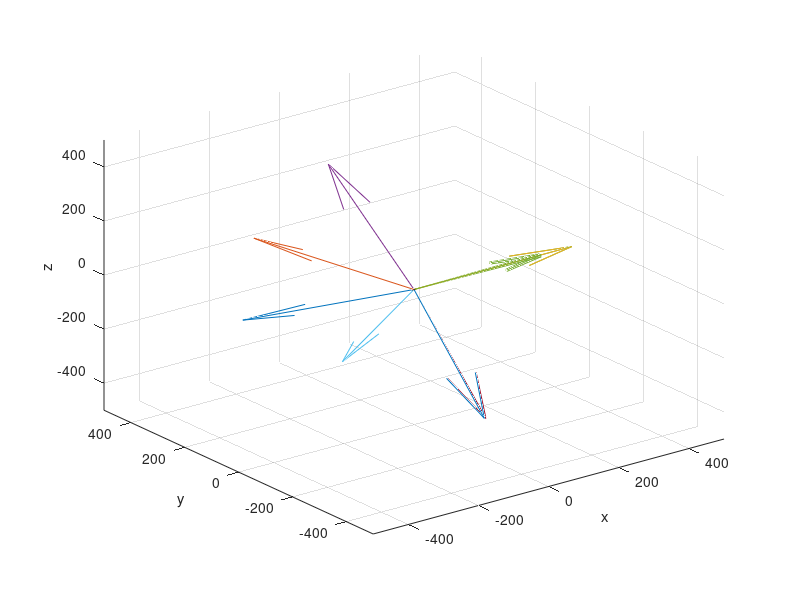

The MATLAB script that drew this image:
clear all;
close all;
clc;

mu = 1;
a  = 1;
c = 1000;

% S = [10000, 0, 0;
%     0, 10000, 0;
%     0, 0, 10000;
%     10000, 10000, 10000];

% S = [500, 9000, 10000;
%     10000, 9000, 500;
%     9000, 500, 10000;
%     10000, 10000, 10000];

% S = [10000, 1000, 0;
%     1000, 10000, 1000;
%     11000, 500, 500;
%     500, 11000, 500;
%     10000, 500, 1500];
S = [10000, 000, 0;
    1000, 10000, 1000;
    11000, 500, 500;
    500, 11000, 500];

S = [10000, -100, 100;
    10000, 100, -100;
    10000, -100, -100;
    10000, 100, 100];

xt = [1000,1000,1000];

t = vecnorm(S-xt,2,2)/c + [0.01;0.01;0.01;0.01];

x0 = [900;
    800;
    900];



rho = t*c;



for i=1:10
S-x0';
dp = vecnorm(S - x0',2,2) - c*t 

% dp2 = vecnorm(S2 - x02',2,2) - c*t2; 

% A = [(x0(1)-S(1,1))/rho(1),(x0(2)-S(1,2))/rho(1),(x0(3)-S(1,3))/rho(1),c;
%      (x0(1)-S(2,1))/rho(2),(x0(2)-S(2,2))/rho(2),(x0(3)-S(2,3))/rho(2),c;
%      (x0(1)-S(3,1))/rho(3),(x0(2)-S(3,2))/rho(3),(x0(3)-S(3,3))/rho(3),c;
%      (x0(1)-S(4,1))/rho(4),(x0(2)-S(4,2))/rho(4),(x0(3)-S(4,3))/rho(4),c;
%      (x0(1)-S(5,1))/rho(5),(x0(2)-S(5,2))/rho(5),(x0(3)-S(5,3))/rho(5),c];
 
 A = [(x0(1)-S(1,1))/rho(1),(x0(2)-S(1,2))/rho(1),(x0(3)-S(1,3))/rho(1),c;
     (x0(1)-S(2,1))/rho(2),(x0(2)-S(2,2))/rho(2),(x0(3)-S(2,3))/rho(2),c;
     (x0(1)-S(3,1))/rho(3),(x0(2)-S(3,2))/rho(3),(x0(3)-S(3,3))/rho(3),c;
     (x0(1)-S(4,1))/rho(4),(x0(2)-S(4,2))/rho(4),(x0(3)-S(4,3))/rho(4),c];
 
 

 
 
dx = inv(A'*A)*A'*dp
% dx2 = inv(A2'*A2)*A2'*dp2;

x0 = x0-dx(1:3);
% x02 = x02-dx2(1:3);
end


x0
C = inv(A'*A);
eig(C)
sum(eig(C))

e = eig(C)

% C2 = inv(A2'*A2);
% eigs(C2)
% sum(eig(C2))

%%
p = 0.5 - rand(50000,3);
p = [p;0,0.5,0.5];
p = 1*p./vecnorm(p,2,2);


m=[];
M=[];
d=[];
R=[];
s=[];
s2=[];
o =[];
Q = [eye(3),zeros(3,1);
    zeros(1,3),1];
%  Q = eye(1);

T = [eye(3),zeros(3,1)];
P = T*inv(A'*A)*T';
for i=1:length(p)
     
     rh = norm(x0 - 10000*p(i,:)');
     
     A2 = [(x0(1)-S(1,1))/rho(1),(x0(2)-S(1,2))/rho(1),(x0(3)-S(1,3))/rho(1),c;
     (x0(1)-S(2,1))/rho(2),(x0(2)-S(2,2))/rho(2),(x0(3)-S(2,3))/rho(2),c;
     (x0(1)-S(3,1))/rho(3),(x0(2)-S(3,2))/rho(3),(x0(3)-S(3,3))/rho(3),c;
     (x0(1)-S(4,1))/rho(4),(x0(2)-S(4,2))/rho(4),(x0(3)-S(4,3))/rho(4),c
     (x0(1)-10000*p(i,1))/rh,(x0(2)-10000*p(i,2))/rh,(x0(3)-10000*p(i,3))/rh,c];

%     P = inv(A'*A);
%     Q = [p(i,:)';0]*[p(i,:),0];
%     K = P*Q'*inv(Q*P*Q' + eye(4));
%     CC = P-K*(Q*P*Q'+eye(4))*K';
        
    Q = p(i,:)'*p(i,:);
    K = P*Q'*inv(Q*P*Q' + eye(3));
    CC = P-K*(Q*P*Q'+eye(3))*K';
    
     m = [m;det(CC)];
     
     M = [M;trace(inv(T*A2'*A2*T'))];
     
     R = [R;det((T*A2'*A2*T'))];
     
     e = eigs(T*A2'*A2*T');
     
     s = [s;min(e)];
     % m = [m;trace(CC)];
%     m = [m;det(inv(CC))];
%     M = [M;(det((Q*B'*B)))];
%     
%     R = [R;(det(inv(T*A'*A*T' + p(i,:)'*p(i,:))))];
%     
%     ss = [ss;sum(svd(B'*B))];
%     s2 = [s2;sum(svd(T*A'*A*T' + p(i,:)'*p(i,:)))];


    
end

[MM1,im] = min(m);
[Mm1,iM] = max(m);

[MM2,Im] = min(M);
[Mm2,IM] = max(M);
% 
[Rm,iR] = min(R);
[Rm,IR] = max(R);
% 
[Sm,is] = min(s);
[SM,Is] = max(s);
% 
% [Sm2,is2] = min(s2);
% [SM2,Is2] = max(s2);
% 
% [om,io] = min(o);
% [oM,Io] = max(o);
% 

p(Im,:)
% p(IM,:)
% p(im,:)
p(iM,:)
% p(iR,:)
p(IR,:)
% 
% p(is,:)
p(Is,:)
% 
% p(is2,:)
% p(Is2,:)
% 
% p(io,:)
% p(Io,:)
% 
% Cc = (A'*A);
% E = eig(Cc)
%%
ss  = 2*S./vecnorm(S,2,2);


%%
close all;
z = zeros(4,1);
zz = zeros(1000,1);
figure()
quiver3(0,0,0,500*p(Im,1),500*p(Im,2),500*p(Im,3));hold on
quiver3(0,0,0,500*p(IM,1),500*p(IM,2),500*p(IM,3));hold on;
quiver3(0,0,0,500*p(im,1),500*p(im,2),500*p(im,3));hold on;
quiver3(0,0,0,500*p(iM,1),500*p(iM,2),500*p(iM,3));hold on;
quiver3(0,0,0,500*p(iR,1),500*p(iR,2),500*p(iR,3));hold on;
quiver3(0,0,0,500*p(IR,1),500*p(IR,2),500*p(IR,3));hold on;
quiver3(0,0,0,500*p(Is,1),500*p(Is,2),500*p(Is,3));hold on;
quiver3(0,0,0,500*p(is,1),500*p(is,2),500*p(is,3));hold on;
quiver3(z,z,z,200*ss(:,1),200*ss(:,2),200*ss(:,3));hold on;
ellipsoid(0,0,0,e(1),e(2),e(3));hold on;
% ellipsoid(0,0,0,500,500,500,'FaceAlpha',.3,'EdgeColor','none');hold on;

% quiver3(zz,zz,zz,0.5*p(:,1),0.5*p(:,2),0.5*p(:,3));hold on;
% legend('det max','det min''log det max','log det min','s')
axis([-500 500 -500 500 -500 500])
xlabel('x')
ylabel('y')
zlabel('z')


